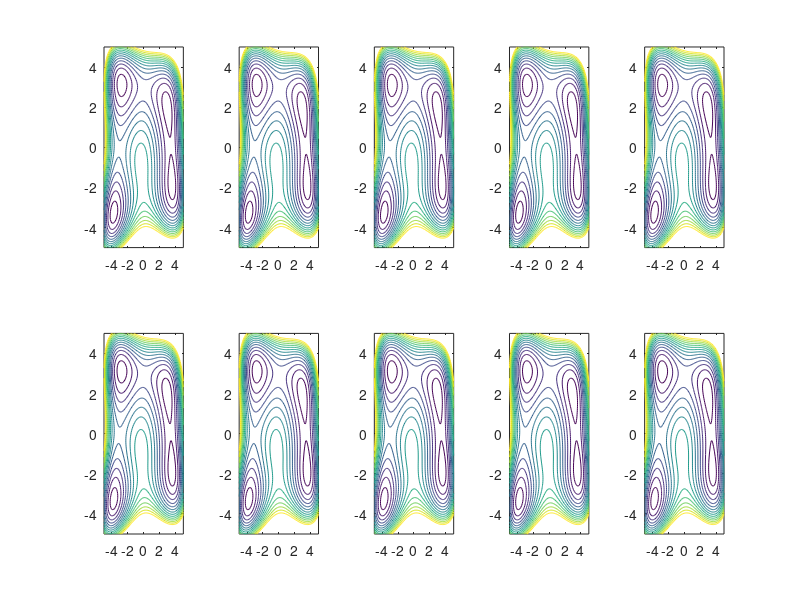

MATLAB code for this plot:
function fig = PlotfunctionContour() % Return figure handle

x = linspace(-5,5);
y = linspace(-5,5);
[X,Y] = meshgrid(x,y);

term1 = (X.^2 + Y -11).^2;
term2 = (X+ Y.^2 - 7).^2;
Z= term1 + term2;
%ZLog =log(0.01+ term1 + term2);

range= linspace(-10,300,15);

for i=1:10
    subplot(2,5,i)
    contour(X,Y,Z,range);
end
fig=gcf;

end